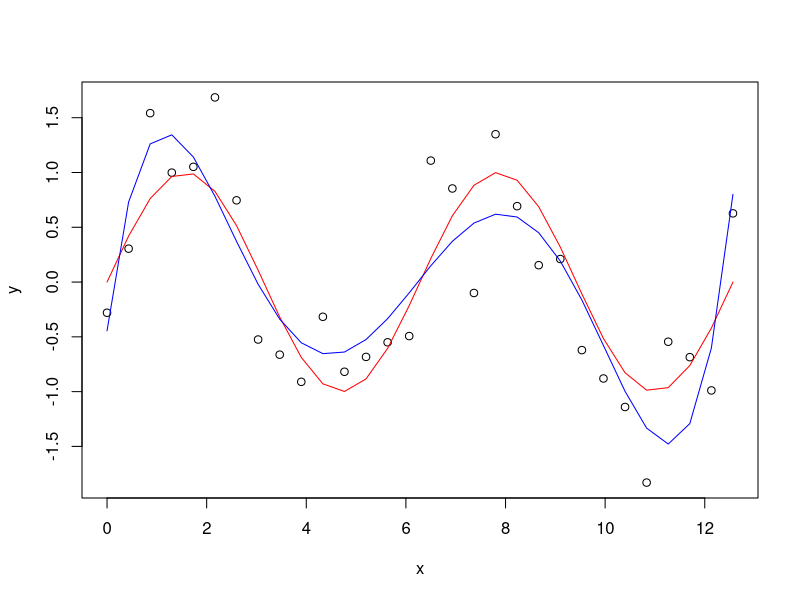

Write R code to recreate this figure.

set.seed(123)

n <- 30
sigma <- 0.5

x <- seq(from = 0, to = 4*pi, length = n)   # x
y <- sin(x) + rnorm(n, sd = sigma)          # y = f(x) + eps

deg <- 5    # try: 5, 4, 8, 20   (complexity of the model)
dpoly_xy <- data.frame(poly(x,deg), y)      # expand x poly
md <- lm(y ~ ., dpoly_xy)                   # f^ 

plot(y ~ x)                                         # y ~ x
lines(sin(x) ~ x, col = "red")                      # f(x) ~ x  
lines(predict(md, dpoly_xy) ~ x, col = "blue")      # f^(x) ~ x
